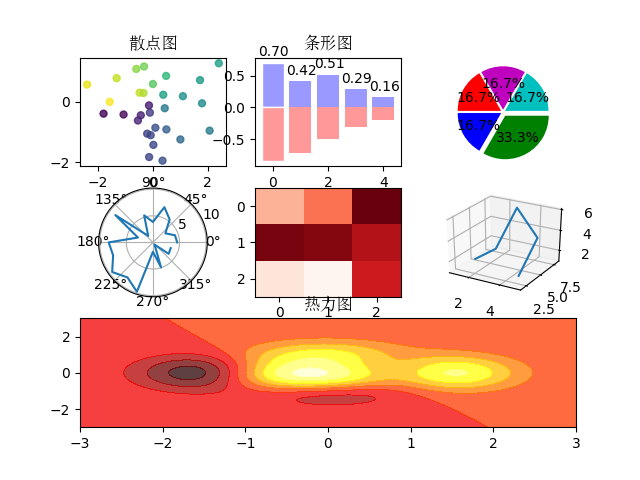

Generate this figure with Python:
# coding=utf-8

import numpy as np
import matplotlib.pyplot as plt
# support CN's title
from matplotlib.font_manager import FontProperties
font = FontProperties(fname=r'c:\windows\fonts\simsun.ttc', size=12)

# scatter 散点图
fig = plt.figure()
fig.add_subplot(3, 3, 1)
n = 30
x = np.random.normal(0, 1, n)
y = np.random.normal(0, 1, n)
t = np.arctan2(y, x)  # random-color

plt.scatter(x, y, c=t, s=25, marker='o', alpha=0.8)

plt.title(u'散点图', fontproperties=font)
plt.legend()

# bar 条形图
fig.add_subplot(332)
n = 5
x = np.arange(n)
y1 = (1-x/float(n))*np.random.uniform(0.5, 1.0, n)
y2 = (1-x/float(n))*np.random.uniform(0.5, 1.0, n)

plt.bar(x, y1, facecolor='#9999ff', edgecolor='white')
plt.bar(x, -y2, facecolor='#ff9999', edgecolor='white')

for x, y in zip(x, y1):  # 添加注释
    plt.text(x+0.04, y+0.05, '%.2f' % y, ha='center', va='bottom')

plt.title(u'条形图', fontproperties=font)

# pie 饼图
fig.add_subplot(333)
n = 5
x = np.ones(n)
print(x)
cols = ['c', 'm', 'r', 'b', 'g']
x[-1] *= 2
plt.pie(x, explode=x*0.05, colors=cols, autopct='%1.1f%%')
plt.gca().set_aspect('equal')  # 保证饼图是圆形

# ploar 极坐标图
fig.add_subplot(334, polar=True)
n = 20
theta = np.arange(0.0, 2*np.pi, 2*np.pi/n)
radii = 10*np.random.rand(n)
# plt.plot(theta, radii)
plt.polar(theta, radii)

# heatmap 热图
fig.add_subplot(335)
from matplotlib import cm  # 上色用
data = np.random.rand(3, 3)
cmap = cm.Reds
print(data)
plt.imshow(data, interpolation='nearest', cmap=cmap, aspect='auto')

# 3d图
from mpl_toolkits.mplot3d import axes3d

fig.add_subplot(336, projection='3d')

x = [1, 2, 3, 4, 5]
y = [5, 6, 7, 8, 2]
z = [1, 2, 6, 3, 2]

plt.plot(x, y, z)

# 热力图
fig.add_subplot(313)
def f(x, y):
    return (1-x/2+x**5+y**3)*np.exp(-x**2-y**2)
n = 256
x = np.linspace(-3, 3, n)
y = np.linspace(-3, 3, n)
x, y = np.meshgrid(x, y)
plt.contourf(x, y, f(x, y), 8, alpha=0.75, cmap=plt.cm.hot)
plt.title(u'热力图', fontproperties=font)

plt.savefig('./otherPic.png')
plt.show()













